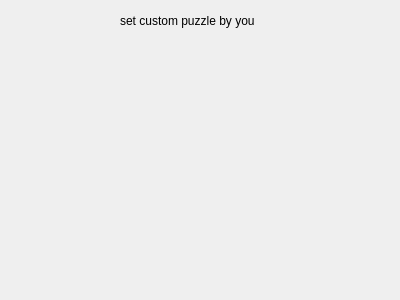
<?xml version="1.0" encoding="UTF-8"?>
<ui version="4.0">
 <class>D2</class>
 <widget class="QDialog" name="D2">
  <property name="geometry">
   <rect>
    <x>0</x>
    <y>0</y>
    <width>400</width>
    <height>300</height>
   </rect>
  </property>
  <property name="windowTitle">
   <string>Dialog</string>
  </property>
  <widget class="QLabel" name="label">
   <property name="geometry">
    <rect>
     <x>120</x>
     <y>0</y>
     <width>141</width>
     <height>41</height>
    </rect>
   </property>
   <property name="text">
    <string>set custom puzzle by you</string>
   </property>
  </widget>
 </widget>
 <resources/>
 <connections/>
</ui>
